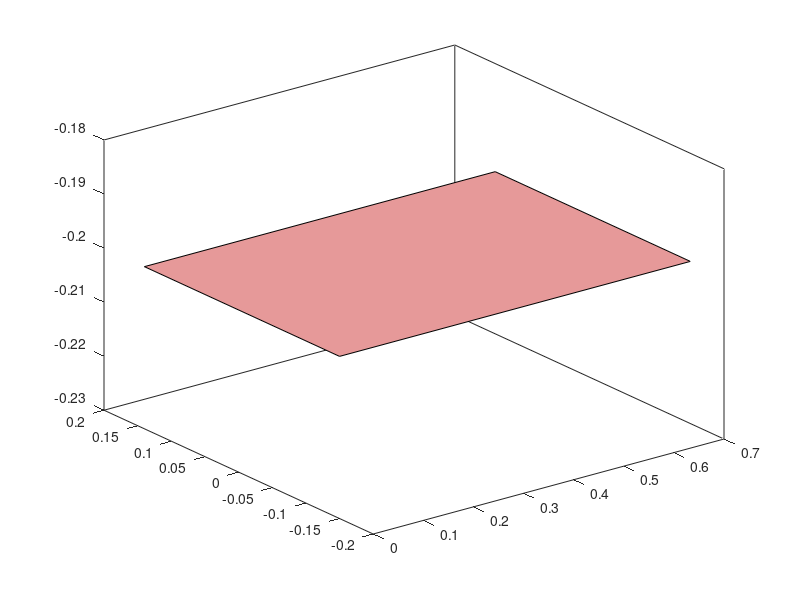

Write MATLAB code to recreate this figure. (Note: this script raises an error after producing the figure.)
function plotBound()
    % xyz positive and xyz negative for bounding box
    xp = 0.7; yp = 0.140; zp = 0.315;
    xn = 0; yn = -0.150; zn = -0.2;
    boundPoints = [[xn;yn;zn],[xn;yp;zn],[xp;yp;zn],[xp;yn;zn]...
                   [xn;yn;zp],[xn;yp;zp],[xp;yp;zp],[xp;yn;zp]];
    faces = [1 2 3 4; 1 2 6 5; 2 3 7 6; 3 4 8 7; 1 4 8 5; 5 6 7 8];
    for f = 1:size(faces)
        b = fill3(boundPoints(1,faces(f,:)),boundPoints(2,faces(f,:)),boundPoints(3,faces(f,:)), [0.9 0.6 0.6]); hold on;
        alpha(b,0.5);
    end
end